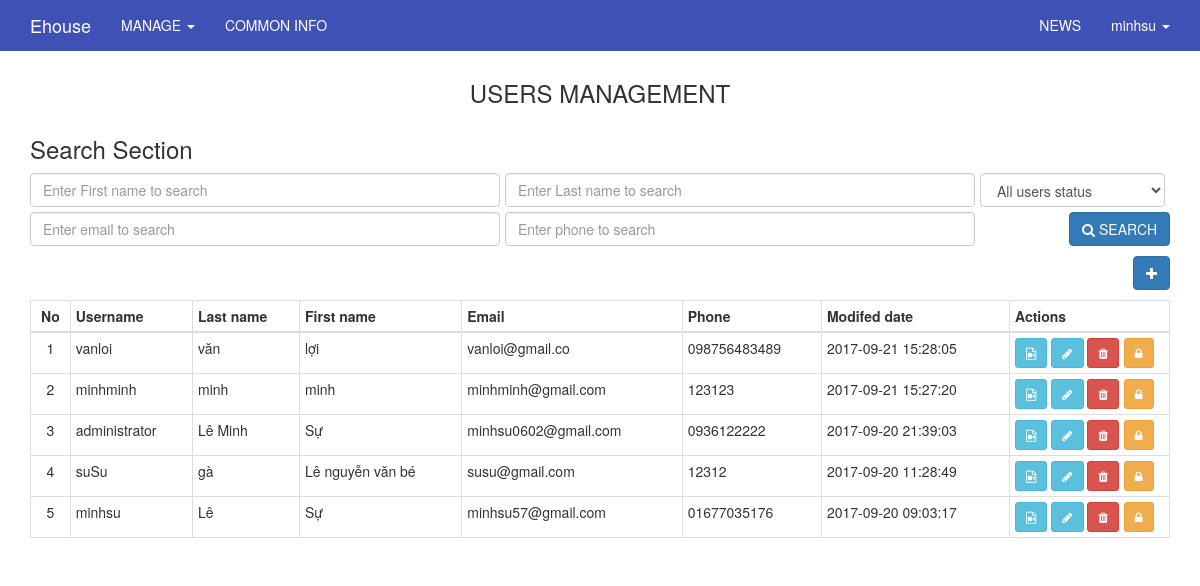
Page /index.php/admin/users (signed in) on the earlier database version.
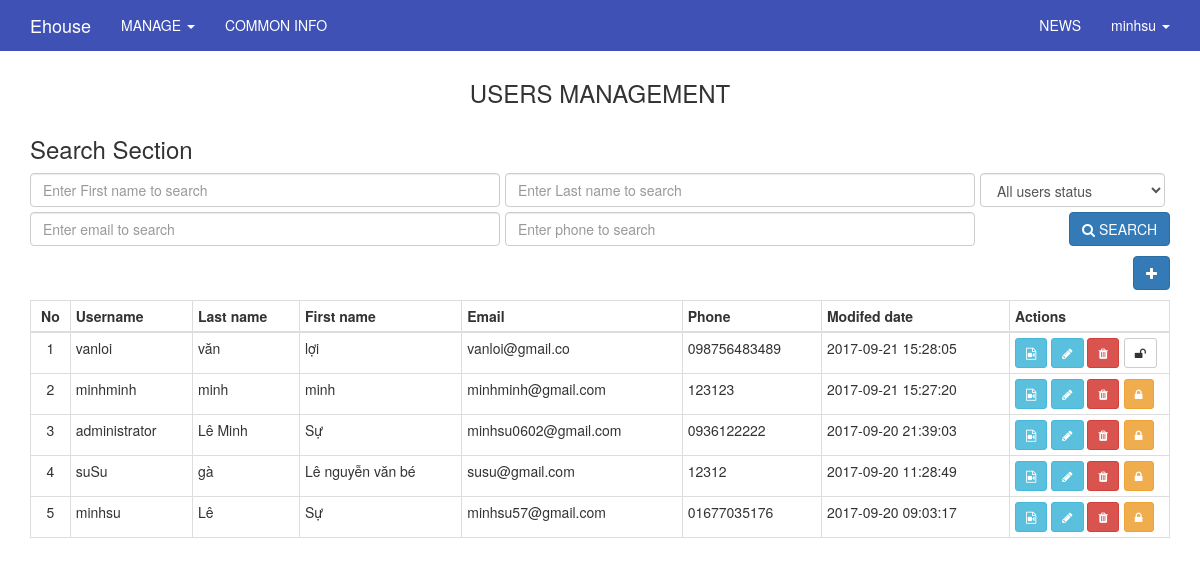
Same page on the later database version.
### tables this page shows
CREATE TABLE `users` (
  `id` int(11) UNSIGNED NOT NULL,
  `ip_address` varchar(15) NOT NULL,
  `username` varchar(100) NOT NULL,
  `password` varchar(255) NOT NULL,
  `salt` varchar(255) DEFAULT NULL,
  `email` varchar(100) NOT NULL,
  `activation_code` varchar(40) DEFAULT NULL,
  `forgotten_password_code` varchar(40) DEFAULT NULL,
  `forgotten_password_time` int(11) UNSIGNED DEFAULT NULL,
  `remember_code` varchar(40) DEFAULT NULL,
  `created_on` int(11) UNSIGNED NOT NULL,
  `last_login` int(11) UNSIGNED DEFAULT NULL,
  `active` tinyint(1) UNSIGNED DEFAULT NULL,
  `first_name` varchar(50) DEFAULT NULL,
  `last_name` varchar(50) DEFAULT NULL,
  `company` varchar(100) DEFAULT NULL,
  `birth_day` varchar(50) NOT NULL,
  `phone` varchar(20) DEFAULT NULL,
  `address` varchar(255) DEFAULT NULL,
  `profile` text,
  `modified_date` datetime DEFAULT NULL
);

### application/core/MY_Controller.php (called while the page is built, shortened)
<?php
class MY_Controller extends CI_Controller {
	protected function render($the_view = NULL, $template = 'master')
	{
		if($template == 'json' || $this->input->is_ajax_request())
		{
			header('Content-Type: application/json');
			echo json_encode($this->data);
		}
		else if(is_null($template))
		{
			$this->load->view($the_view, $this->data);
		}else
		{
			$this->data['the_view_content'] = (is_null($the_view)) ? '' : $this->load->view($the_view, $this->data, TRUE);
			$this->load->view('templates/' . $template . '_view', $this->data);
		}
	}
}
class Admin_Controller extends MY_Controller
{
	protected function render($the_view = NULL, $template = 'admin_master')
	{
		parent::render($the_view, $template);
	}
}

### application/controllers/admin/Users.php (called while the page is built, shortened)
<?php
class Users extends Admin_Controller
{
    public function index()
    {
        $first_name = str_replace('"', "'", $this->input->get('first_name'));
        $last_name  = str_replace('"', "'", $this->input->get('last_name'));
        $email      = str_replace('"', "'", $this->input->get('email'));
        $phone      = str_replace('"', "'", $this->input->get('phone'));
        $active     = $this->input->get('active');
        $config["per_page"] = $this->pagination->per_page;
        $config['base_url'] = site_url('admin/users?active='.$this->input->get('active').'&first_name='.$this->input->get('first_name').'&last_name='.$this->input->get('last_name').'&email='.$this->input->get('email').'&phone='.$this->input->get('phone'));
        $config['total_rows'] = $this->users_model->get_list_record($first_name, $last_name, $email, $phone, $active);
        $choice = $config["total_rows"] / $config["per_page"];
        $config["num_links"] = $choice;
        $page = ($this->input->get('page')) ? $this->input->get('page') : 1;
        $this->pagination->initialize($config);
        $offset = ($page  == 1) ? 0 : ($page * $config['per_page']) - $config['per_page'];
        $this->data['items'] = $this->users_model->get_list_where($config["per_page"], $offset, $first_name, $last_name, $email, $phone, $active);
        $this->render('admin/users/index_view');
    }
}

### index.php (called while the page is built, shortened)
<?php
require_once BASEPATH.'core/CodeIgniter.php';

### application/models/Users_model.php (called while the page is built, shortened)
<?php
class Users_model extends MY_Model
{
    public function get_list_where($limit, $offset, $first_name, $last_name, $email, $phone, $active){
    	$rows = $this->db->query('select * from users where first_name like "'.$first_name.'%" and last_name like "'.$last_name.'%" and email like "'.$email.'%" and phone like "'.$phone.'%" and active like "'.$active.'%"  order by modified_date desc limit '.$limit.' offset '.$offset);
        return $rows->result();
    }
}

### application/views/admin/users/index_view.php (the view, shortened to what the changed rows need)
<div class="container" style="margin-top:0px;">
    <div class="row">
        <div class="col-lg-12" style="margin-top: 10px;">
            <?php
            echo '<table class="table table-hover table-bordered table-condensed">';
            echo '<thead>';
            echo '<tr>';
            echo '<th><div class="text-center">No</div></th>';
            echo '<th>Username</th>';
            echo '<th>Last name</th>';
            echo '<th>First name</th>';
            echo '<th>Email</th>';
            echo '<th>Phone</th>';
            echo '<th>Modifed date</th>';
            echo '<th style="width: 160px !important">Actions</th>';
            echo '</tr>';
            echo '</thead>';
            echo '<tbody>';
            if(!empty($items))
            {
                foreach($items as $key => $item)
                {
                    echo '<tr>';
                    echo '<td><div class="text-center">'.$record_number.'</div></td>';
                    echo '<td>'.$item->username.'</td>';
                    echo '<td>'.$item->last_name.'</td>';
                    echo '<td>'.$item->first_name.'</td>';
                    echo '<td>'.$item->email.'</td>';
                    echo '<td>'.$item->phone.'</td>';
                    echo '<td>'.$item->modified_date.'</td>';
                    echo '<td>';
                    echo '<a href="'.base_url("admin/").'users/media/'.$item->id.'" style="color:#fff"><button title="Click to view media" class="btn btn-sm btn-info"><li class="fa fa-file-video-o"></li></button></a> ';
                    echo '<a href="'.base_url("admin/").'users/edit/'.$item->id.'" style="color:#fff"><button title="Click to edit" class="btn btn-sm btn-info"><li class="fa fa-pencil"></li></button></a> ';
                    echo '<a href="'.base_url("admin/").'users/delete/'.$item->id.'/'.$item->username.'" style="color:#fff" onclick="return confirm(\'Are you sure want to delete ?\')"><button title="Click to delete" class="btn btn-sm btn-danger"><li class="fa fa-trash"></li></button></a>';
                    if($item->active == 1){
                        echo '<a href="'.base_url('admin/users/lock/'.$item->id.'/'.$item->active).'" style="color:#fff; margin-left:5px" onclick="return confirm(\'Are you sure want to lock it ?\')"><button title="Click to lock" class="btn btn-sm btn-warning"><li class="fa fa-lock"></li></button></a>';
                    }else{
                        echo '<a href="'.base_url('admin/users/lock/'.$item->id.'/'.$item->active).'" style="color:#fff; margin-left:5px" onclick="return confirm(\'Are you sure want to unlock it ?\')"><button title="Click to unlock" class="btn btn-sm btn-default"><li class="fa fa-unlock"></li></button></a>';
                    }
                    ?>
                    <?php
                    echo '</td>';
                    echo '</tr>';
                    $record_number++;
                }
            }
            echo '</tbody>';
            echo '</table>';
            ?>
        </div>
    </div>
</div>

Differences in the rows shown:
changed users "vanloi": active 1 → 0 (drawn)
